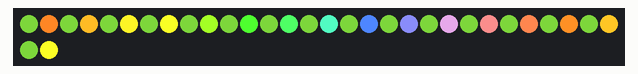
Bench run of a sketch on a simulated Arduino Uno, built with avr-gcc and run on an emulated ATmega328P. On the bench: 32 RGB LEDs in strip order, left to right, continuing on the next row. Random numbers use the default seed unless the sketch sets one.

Above: at 6.1 s.
At 11.1 s:
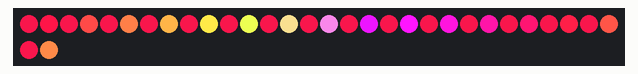
At 21.1 s:
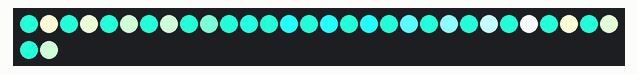
At 26.1 s:
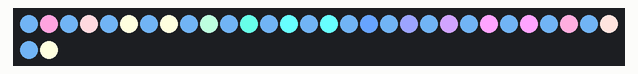
At 36.1 s:
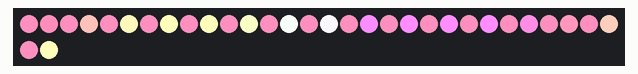

The sketch:

hueAddition.ino
```cpp
//***************************************************************
// Example of adding a color to an existing pixel's color
// Pixels are first filled with a random color.
// Then a set color is incrementally added to every other pixel
// down the strip.
//
// Example inspired by this post:
// https://plus.google.com/105878980393966525266/posts/JByGQmH5y7E
//
// Marc Miller, Dec 2018
//***************************************************************

#include "FastLED.h"
#define LED_TYPE LPD8806
#define COLOR_ORDER GRB
#define DATA_PIN 11
#define CLOCK_PIN 13
#define NUM_LEDS      32
#define BRIGHTNESS    255
CRGB leds[NUM_LEDS];

uint8_t gHue;  //variable to store a hue


//---------------------------------------------------------------
void setup() {
  Serial.begin(115200);
  delay(1500);  // Startup delay
  FastLED.addLeds<LED_TYPE, DATA_PIN, CLOCK_PIN, COLOR_ORDER>(leds, NUM_LEDS);
  FastLED.setBrightness(BRIGHTNESS);
}


//---------------------------------------------------------------
void loop() {
  EVERY_N_SECONDS(5) {
    uint8_t r = random8();  //pick some random colors
    uint8_t g = random8();
    uint8_t b = random8();
    updatePixels(r,g,b);
    FastLED.show();
  }

}//end_main_loop


//---------------------------------------------------------------
void updatePixels(byte red, byte green, byte blue) {
  CRGB color = CRGB(red, green, blue);
  fill_solid(leds, NUM_LEDS, color);  //fill entire strip with color

  //Comment this out if you want hue to continuously increment
  gHue = 0;  //reset hue to zero.

  for (uint8_t i=0; i<(NUM_LEDS/2); i++) {
    CRGB hueShift = CHSV(gHue,255,255);  //color to add each time
    leds[(i*2)+1] += hueShift;  //add color to existing pixel color
    gHue = gHue + 20;  //increment hue by set amount
  }

}//end_updatePixels
```

Measured:
- what the display in image 0 shows lasts 5.0 s, from 6.0 s to 11.0 s
